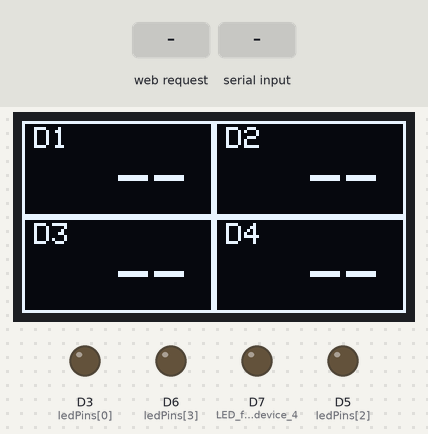
This sketch was run on a simulated ESP8266 (Wemos D1 mini). On the bench: 128×64 one-colour display, output pins drawn as LEDs (lit = HIGH). Inputs (shaded band) come from the test bench. WiFi joins after 1.5 s; servers stay silent unless stated; what the sketch prints to the serial monitor is not drawn.

Above: at 1.9 s.
2.0 s: HTTP request GET /status received
At 2.9 s:
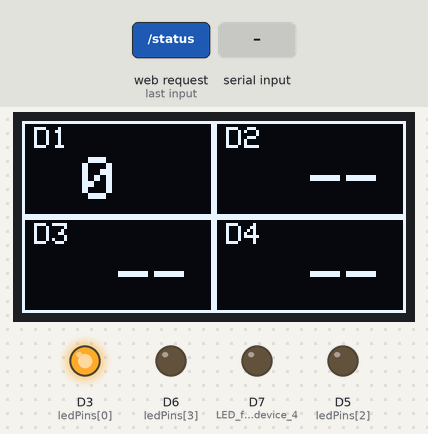
3.5 s: "status\n" received over Serial
5.0 s: "help\n" received over Serial
8.0 s: HTTP request GET /help received
At 8.03 s:
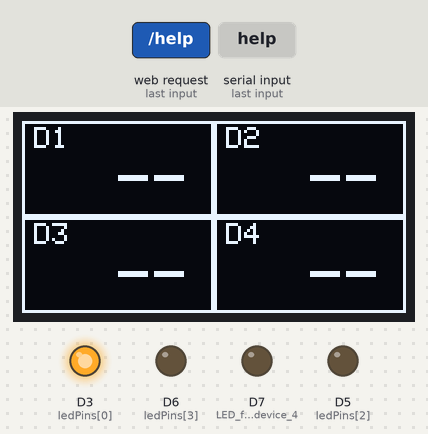
Timing chart, 0 to 14.5 s (numbered marks = the images above; inputs shaded):
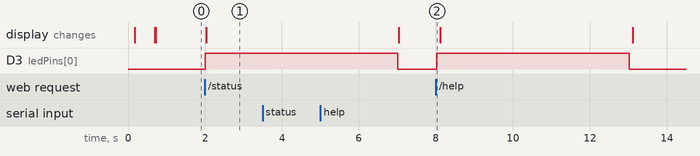

The sketch:

server_firmware.ino
```cpp
/*
 * Gas Monitoring System - SERVER FIRMWARE (IMPROVED)
 * ESP8266 Wemos D1 mini with SSD1306 Display and 4 LEDs
 *
 * Acts as WiFi Access Point and displays data from all 4 client devices
 * Display divided into 4 sections with large digits and alert background invert
 *
 * IMPROVED: Better diagnostics, client timeout detection, proper blink sync
 */

#include <ESP8266WiFi.h>
#include <Wire.h>
#include <Adafruit_SSD1306.h>
#include "config.h"

// ============================================
// Server Configuration
// ============================================
#define DEVICE_ID 0  // Server device ID

// Display
Adafruit_SSD1306 display(SCREEN_WIDTH, SCREEN_HEIGHT, &Wire, -1);

// WiFi Server
WiFiServer wifiServer(SERVER_PORT);
WiFiClient serverClients[MAX_CLIENTS];

// ============================================
// Server State
// ============================================
struct ClientData {
  uint16_t gasLevel;
  bool connected;
  bool gasAlert;
  unsigned long lastUpdate;
  unsigned long lastBlinkToggle;
  bool ledState;
  bool displayInverted;  // For alert background invert effect
};

ClientData clients[MAX_CLIENTS] = {
  {0, false, false, 0, 0, false, false},
  {0, false, false, 0, 0, false, false},
  {0, false, false, 0, 0, false, false},
  {0, false, false, 0, 0, false, false}
};

// Timing
unsigned long lastDisplayUpdate = 0;
unsigned long lastStatusUpdate = 0;

// ============================================
// Setup
// ============================================
void setup() {
  Serial.begin(115200);
  delay(100);

  Serial.println("\n\n");
  Serial.println("╔════════════════════════════════╗");
  Serial.println("║  Gas Monitor SERVER (Improved) ║");
  Serial.println("╚════════════════════════════════╝\n");

  // Initialize I2C and Display
  Wire.begin(I2C_SDA, I2C_SCL);

  if (!display.begin(SSD1306_SWITCHCAPVCC, SSD1306_I2C_ADDR)) {
    Serial.println("❌ SSD1306 allocation failed");
    Serial.println("   Check I2C wiring:");
    Serial.println("   - D1 (GPIO5) -> SCL");
    Serial.println("   - D2 (GPIO4) -> SDA");
    Serial.println("   - Display address: 0x3C");
    while(1) {
      delay(100);
    }
  }

  Serial.println("✅ Display initialized");

  display.clearDisplay();
  display.setTextSize(1);
  display.setTextColor(SSD1306_WHITE);
  display.setCursor(0, 0);
  display.println("Gas Monitor Server");
  display.println("Starting WiFi AP...");
  display.display();

  // Initialize LED pins
  pinMode(D3, OUTPUT);  // LED for device 1
  pinMode(D5, OUTPUT);  // LED for device 2
  pinMode(D6, OUTPUT);  // LED for device 3
  pinMode(D7, OUTPUT);  // LED for device 4

  digitalWrite(D3, LOW);
  digitalWrite(D5, LOW);
  digitalWrite(D6, LOW);
  digitalWrite(D7, LOW);

  Serial.println("✅ LED pins initialized");

  // Start WiFi AP
  setupWiFiAP();

  // Start server
  wifiServer.begin();
  Serial.println("✅ WiFi server started on port 8888\n");

  delay(500);

  display.clearDisplay();
  display.setCursor(0, 0);
  display.println("WiFi AP Active");
  display.print("SSID: ");
  display.println(WIFI_SSID);
  display.print("IP: ");
  display.println(WiFi.softAPIP());
  display.display();

  Serial.println("Setup complete!");
  Serial.println("Waiting for client connections...\n");
}

// ============================================
// Main Loop
// ============================================
void loop() {
  unsigned long now = millis();

  // Handle new client connections
  handleNewConnections();

  // Read data from connected clients
  readClientData();

  // Check for stale connections
  checkConnectionTimeout(now);

  // Update LED states
  updateLEDs(now);

  // Update display with alert animation
  if (now - lastDisplayUpdate >= DISPLAY_UPDATE_INTERVAL) {
    updateDisplay(now);
    lastDisplayUpdate = now;
  }

  // Print status periodically
  if (now - lastStatusUpdate >= STATUS_UPDATE_INTERVAL) {
    printStatus();
    lastStatusUpdate = now;
  }

  delay(10);
}

// ============================================
// WiFi AP Setup
// ============================================
void setupWiFiAP() {
  WiFi.mode(WIFI_AP);
  bool result = WiFi.softAP(WIFI_SSID, WIFI_PASSWORD);
  WiFi.softAPConfig(SERVER_IP_ADDR, SERVER_IP_ADDR, IPAddress(255, 255, 255, 0));

  Serial.print("📡 AP IP address: ");
  Serial.println(WiFi.softAPIP());

  if (!result) {
    Serial.println("❌ Failed to start WiFi AP");
  }
}

// ============================================
// Handle New Client Connections
// ============================================
void handleNewConnections() {
  WiFiClient newClient = wifiServer.available();

  if (newClient) {
    Serial.println("\n🔗 New client connection!");

    // Find empty slot
    for (int i = 0; i < MAX_CLIENTS; i++) {
      if (!serverClients[i].connected()) {
        serverClients[i] = newClient;
        clients[i].connected = true;
        clients[i].lastUpdate = millis();
        Serial.print("✅ Client assigned to slot ");
        Serial.println(i + 1);
        Serial.println();

        // Turn on LED for this device
        updateDeviceLED(i, true, false);
        break;
      }
    }
  }
}

// ============================================
// Read Data from Clients
// ============================================
void readClientData() {
  for (int i = 0; i < MAX_CLIENTS; i++) {
    if (serverClients[i].connected()) {
      while (serverClients[i].available()) {
        String line = serverClients[i].readStringUntil('\n');
        line.trim();

        if (line.length() == 0) continue;

        // Parse messages
        if (line.startsWith("REG:")) {
          // Registration message
          int deviceId = line.substring(4).toInt();
          Serial.print("Device ");
          Serial.print(deviceId);
          Serial.println(" registered");

        } else if (line.startsWith("DATA:")) {
          // Data message: DATA:device_id:gas_level
          int firstColon = line.indexOf(':');
          int secondColon = line.indexOf(':', firstColon + 1);

          if (secondColon > 0) {
            int deviceId = line.substring(firstColon + 1, secondColon).toInt();
            uint16_t gasLevel = line.substring(secondColon + 1).toInt();

            if (deviceId >= 1 && deviceId <= MAX_CLIENTS) {
              int idx = deviceId - 1;
              clients[idx].gasLevel = gasLevel;
              clients[idx].gasAlert = (gasLevel >= GAS_THRESHOLD);
              clients[idx].lastUpdate = millis();

              Serial.print("📊 Device ");
              Serial.print(deviceId);
              Serial.print(" - Gas: ");
              Serial.print(gasLevel);
              Serial.print(" - Alert: ");
              Serial.println(clients[idx].gasAlert ? "⚠️  YES" : "✅ NO");
            }
          }
        }
      }
    }
  }
}

// ============================================
// Check Connection Timeout
// ============================================
void checkConnectionTimeout(unsigned long now) {
  for (int i = 0; i < MAX_CLIENTS; i++) {
    // Check if client should be marked as disconnected
    if (clients[i].connected && (now - clients[i].lastUpdate > CLIENT_TIMEOUT)) {
      if (!serverClients[i].connected()) {
        clients[i].connected = false;
        clients[i].gasAlert = false;
        clients[i].displayInverted = false;

        Serial.print("⚠️  Device ");
        Serial.print(i + 1);
        Serial.println(" disconnected (timeout)");
      }
    }
  }
}

// ============================================
// Update Display with 4-section layout
// ============================================
void updateDisplay(unsigned long now) {
  display.clearDisplay();
  display.setTextColor(SSD1306_WHITE);

  // Display 4 sections (2x2 grid)
  // Each section: 64x32 pixels

  for (int i = 0; i < MAX_CLIENTS; i++) {
    int col = i % 2;  // 0 or 1 (left or right)
    int row = i / 2;  // 0 or 1 (top or bottom)

    int x = col * 64;
    int y = row * 32;

    // Handle alert background invert (200ms blink period)
    bool isBlinkOn = (now / 200) % 2 == 0;  // Toggle every 200ms

    if (clients[i].gasAlert && clients[i].connected) {
      // Gas detected - invert background
      if (isBlinkOn) {
        // White background, black text
        display.fillRect(x, y, 64, 32, SSD1306_WHITE);
        display.setTextColor(SSD1306_BLACK);
      } else {
        // Black background, white text (normal)
        display.fillRect(x, y, 64, 32, SSD1306_BLACK);
        display.setTextColor(SSD1306_WHITE);
      }
    } else {
      // Normal state - white text on black background
      display.fillRect(x, y, 64, 32, SSD1306_BLACK);
      display.setTextColor(SSD1306_WHITE);
    }

    // Draw section border
    display.drawRect(x, y, 64, 32, SSD1306_WHITE);

    // Display device number
    display.setTextSize(1);
    display.setCursor(x + 4, y + 2);
    display.print("D");
    display.println(i + 1);

    // Display gas level (large digits)
    display.setTextSize(2);
    display.setCursor(x + 8, y + 12);

    if (clients[i].connected) {
      // Pad with leading space for single/double digit numbers
      if (clients[i].gasLevel < 1000) {
        display.print(" ");
      }
      display.println(clients[i].gasLevel);
    } else {
      display.println("  --");
    }
  }

  display.display();
}

// ============================================
// Update LEDs
// ============================================
void updateLEDs(unsigned long now) {
  int ledPins[MAX_CLIENTS] = {D3, D4, D5, D6};

  for (int i = 0; i < MAX_CLIENTS; i++) {
    if (clients[i].gasAlert) {
      // Blink LED if gas detected (200ms period)
      bool isBlinkOn = (now / 200) % 2 == 0;
      digitalWrite(ledPins[i], isBlinkOn ? HIGH : LOW);

    } else if (clients[i].connected) {
      // Keep LED on if connected but no alert
      digitalWrite(ledPins[i], HIGH);
    } else {
      // Turn off LED if not connected
      digitalWrite(ledPins[i], LOW);
    }
  }
}

// ============================================
// Update Device LED (direct control)
// ============================================
void updateDeviceLED(int deviceIdx, bool connected, bool alert) {
  int ledPins[MAX_CLIENTS] = {D3, D4, D5, D6};

  if (connected) {
    digitalWrite(ledPins[deviceIdx], HIGH);
  } else {
    digitalWrite(ledPins[deviceIdx], LOW);
  }
}

// ============================================
// Print Status
// ============================================
void printStatus() {
  int connectedCount = 0;
  int alertCount = 0;

  for (int i = 0; i < MAX_CLIENTS; i++) {
    if (clients[i].connected) connectedCount++;
    if (clients[i].gasAlert) alertCount++;
  }

  Serial.print("📊 Status: ");
  Serial.print(connectedCount);
  Serial.print(" connected, ");
  Serial.print(alertCount);
  Serial.println(" alerts");
}

// ============================================
// Serial Debug
// ============================================
void serialEvent() {
  while (Serial.available()) {
    String cmd = Serial.readStringUntil('\n');
    cmd.trim();

    if (cmd == "status") {
      Serial.println("\n╔════════════════════════════════╗");
      Serial.println("║       SERVER STATUS REPORT       ║");
      Serial.println("╚════════════════════════════════╝");

      Serial.print("WiFi AP IP: ");
      Serial.println(WiFi.softAPIP());

      Serial.print("Connected Clients: ");
      int connectedCount = 0;
      for (int i = 0; i < MAX_CLIENTS; i++) {
        if (clients[i].connected) connectedCount++;
      }
      Serial.println(connectedCount);
      Serial.println();

      for (int i = 0; i < MAX_CLIENTS; i++) {
        Serial.print("Device ");
        Serial.print(i + 1);
        Serial.print(": ");
        if (clients[i].connected) {
          Serial.print("✅ Connected - Gas: ");
          Serial.print(clients[i].gasLevel);
          Serial.print(" - Alert: ");
          Serial.print(clients[i].gasAlert ? "⚠️  YES" : "✅ NO");
          Serial.print(" - Last update: ");
          Serial.print((millis() - clients[i].lastUpdate) / 1000);
          Serial.println("s ago");
        } else {
          Serial.println("❌ Disconnected");
        }
      }
      Serial.println();
    }

    else if (cmd == "help") {
      Serial.println("\n📖 Available commands:");
      Serial.println("  status  - Show device status");
      Serial.println("  help    - Show this message");
      Serial.println();
    }
  }
}
```

Measured:
- after the input at 2.0 s, D3 (ledPins[0]): LOW → HIGH at once; the display: changes at once (image 1)
- after the input at 3.5 s, every drawn part: stays the same
- after the input at 8.0 s, D3 (ledPins[0]): LOW → HIGH at once, → LOW 5.0 s later
